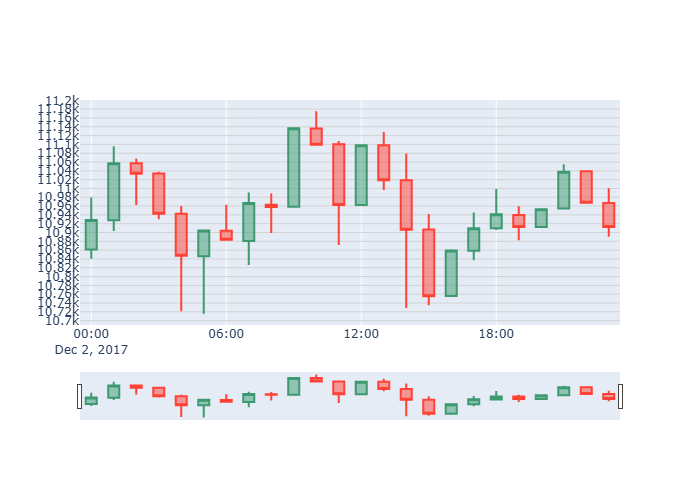
#> input picture daily_train/fig_1083.png, 700 x 500 px; its folder holds 4 pictures in this run
$ jupyter execute test.ipynb
#> lines starting #> are read from the running program, lines starting #| are printed output that depends on the picture
[cell 1]
from PIL import Image
import os

list_names = []

for filename in os.listdir('.'):
    if '.png' in filename:
        fig_name = filename
        fig_name = fig_name.strip('.png')
        list_names.append(fig_name)
#> pass 2 of the loop `for filename in os.listdir('.'):`:
#> pass 3 of the loop `for filename in os.listdir('.'):`:
#> the loop made 5 passes; the first 3 are shown

def crop_img(fig_name):
#> called with fig_name = 'fig_1083'
    img = Image.open(f'{fig_name}.png')
#> img is the input picture: PIL image 700x500 RGBA; mean R, G, B, A 239.2, 240.1, 243, 255
    crop_area = (75,100,625,340)
    cropped_img = img.crop(crop_area)
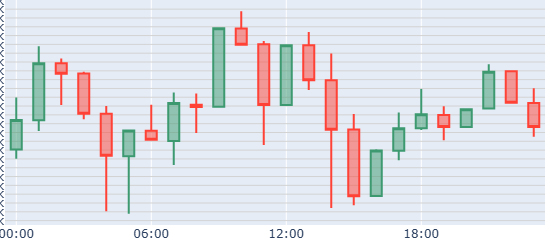
#> cropped_img: PIL image 550x240 RGBA; mean R, G, B, A 223.7, 225.4, 231.3, 255
    new_name = f'cropped_images\\{fig_name}_cropped.png'
    cropped_img.save(new_name)

for name in list_names:
    crop_img(name)
#> pass 2 of the loop `for name in list_names:`:
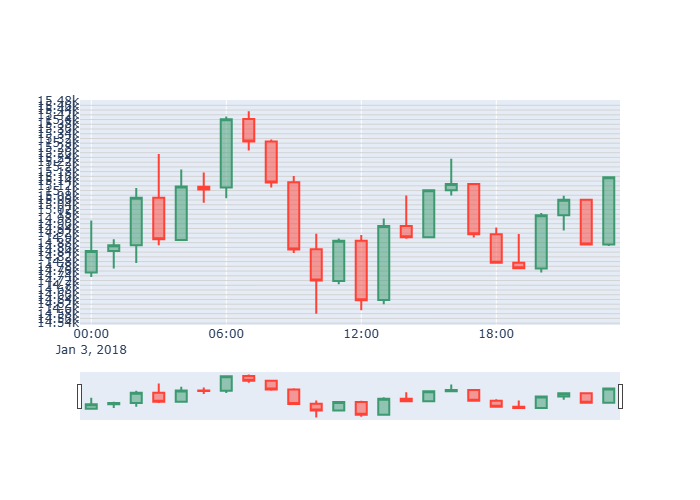
#> input picture daily_train/fig_1115.png, 700 x 500 px
#> in crop_img, img is the input picture: PIL image 700x500 RGBA; mean R, G, B, A 237.4, 238.5, 241.1, 255
#> in crop_img (call 2), `cropped_img = img.crop(crop_area)`:
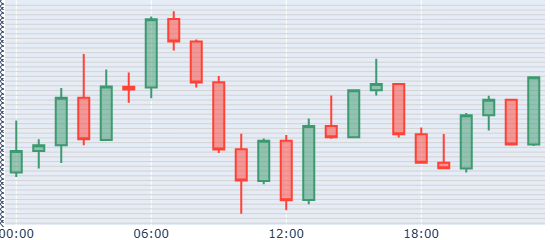
#> cropped_img: PIL image 550x240 RGBA; mean R, G, B, A 221.1, 223.1, 228, 255
#> pass 3 of the loop `for name in list_names:`:
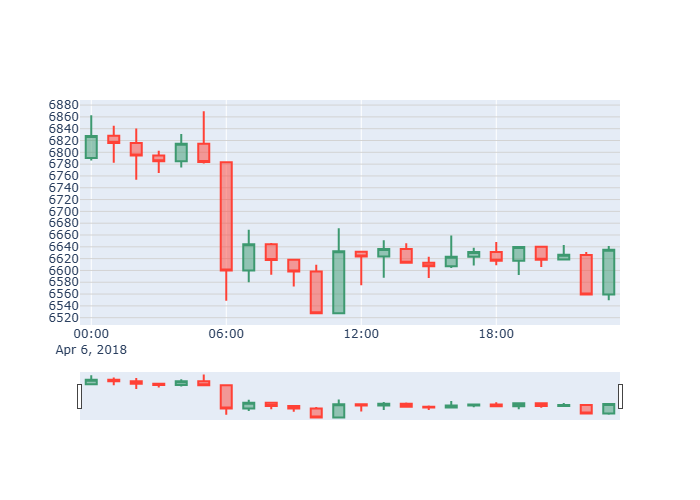
#> input picture daily_train/fig_1208.png, 700 x 500 px
#> in crop_img, img is the input picture: PIL image 700x500 RGBA; mean R, G, B, A 240.9, 241.9, 245.2, 255
#> in crop_img (call 3), `cropped_img = img.crop(crop_area)`:
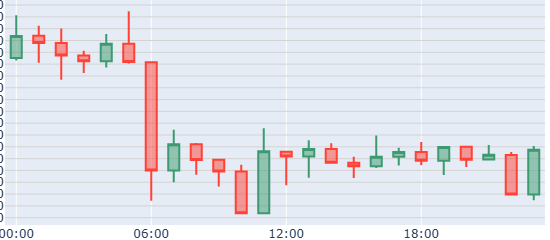
#> cropped_img: PIL image 550x240 RGBA; mean R, G, B, A 226.3, 228.6, 235.5, 255
#> the loop made 4 passes; the first 3 are shown
